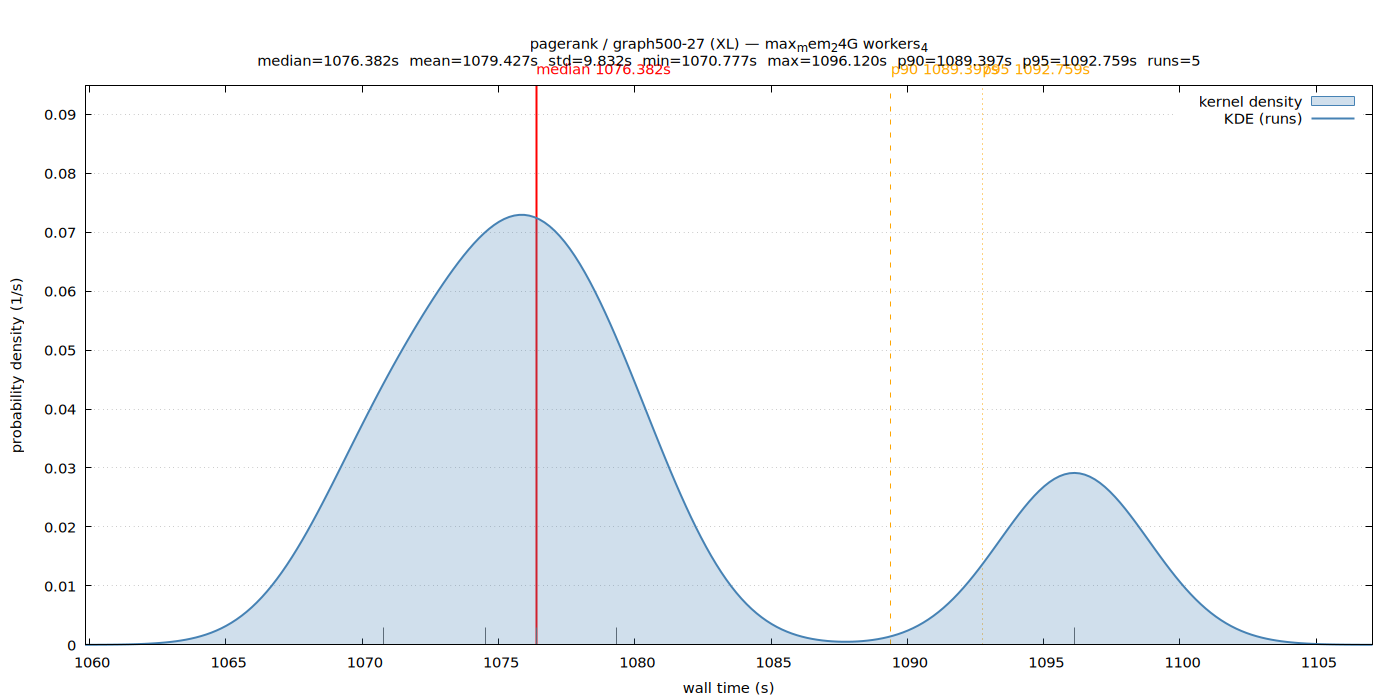

The gnuplot source for this figure:
set terminal pngcairo size 1400,700 enhanced font 'Sans,11'
set output '/home/ubuntu/nvm/results/pagerank/XL/graph500-27/max_mem_24G_workers_4/wall_time.png'
set title "pagerank / graph500-27 (XL) — max_mem_24G workers_4\nmedian=1076.382s  mean=1079.427s  std=9.832s  min=1070.777s  max=1096.120s  p90=1089.397s  p95=1092.759s  runs=5"
set xlabel 'wall time (s)'
set ylabel 'probability density (1/s)'
set tmargin 5
set yrange [0:0.0948077]
set xrange [1059.833074:1107.063837]
set grid y
set key top right
set arrow from 1076.382133,0 to 1076.382133,0.0948077 nohead lc rgb 'red' lw 2
set label 'median 1076.382s' at 1076.382133,0.0948077 offset char 0,1 tc rgb 'red'
set arrow from 1089.397281,0 to 1089.397281,0.0948077 nohead lc rgb 'orange' lw 1 dt 2
set label 'p90 1089.397s' at 1089.397281,0.0948077 offset char 0,1 tc rgb 'orange'
set arrow from 1092.758638,0 to 1092.758638,0.0948077 nohead lc rgb 'orange' lw 1 dt 3
set label 'p95 1092.759s' at 1092.758638,0.0948077 offset char 0,1 tc rgb 'orange'
set arrow from 1076.382133,0 to 1076.382133,0.00291716 nohead lc rgb '#666666' lw 1
set arrow from 1079.313210,0 to 1079.313210,0.00291716 nohead lc rgb '#666666' lw 1
set arrow from 1070.776916,0 to 1070.776916,0.00291716 nohead lc rgb '#666666' lw 1
set arrow from 1096.119995,0 to 1096.119995,0.00291716 nohead lc rgb '#666666' lw 1
set arrow from 1074.541185,0 to 1074.541185,0.00291716 nohead lc rgb '#666666' lw 1
plot '/home/ubuntu/nvm/results/pagerank/XL/graph500-27/max_mem_24G_workers_4/wall_time.dat' using 1:2 with filledcurves y=0 lc rgb '#4682b4' fs transparent solid 0.25 title 'kernel density', \
     '/home/ubuntu/nvm/results/pagerank/XL/graph500-27/max_mem_24G_workers_4/wall_time.dat' using 1:2 with lines lw 2 lc rgb '#4682b4' title 'KDE (runs)'
